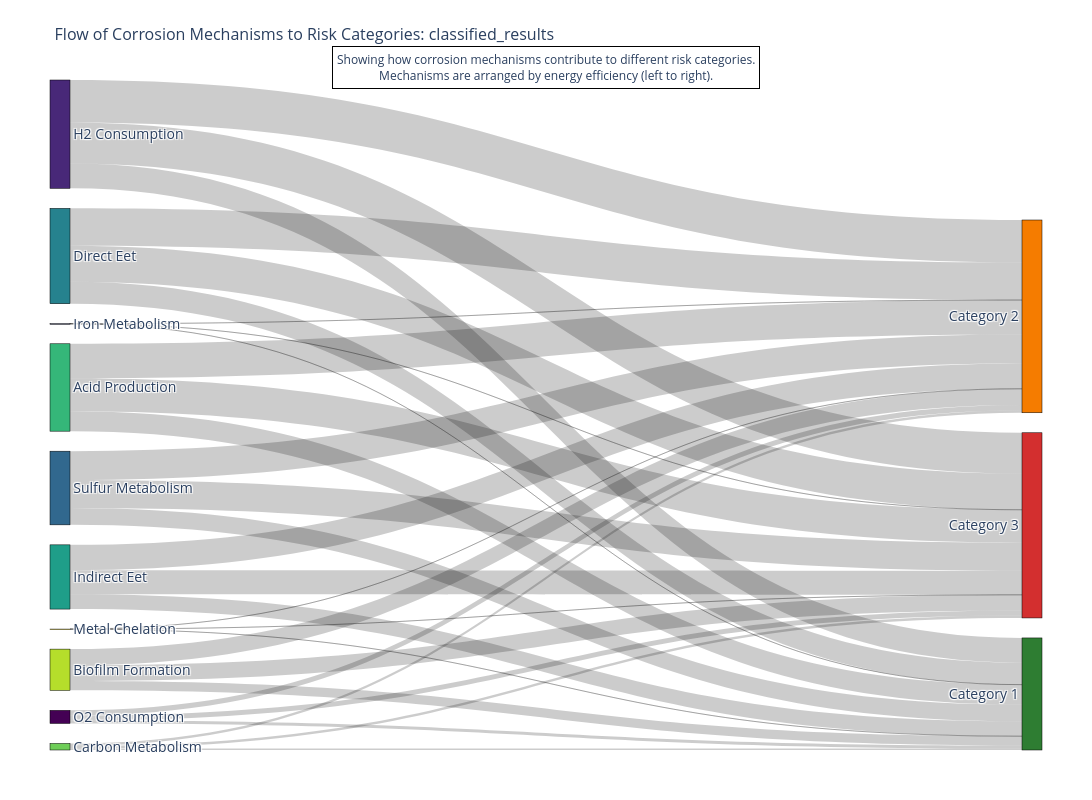
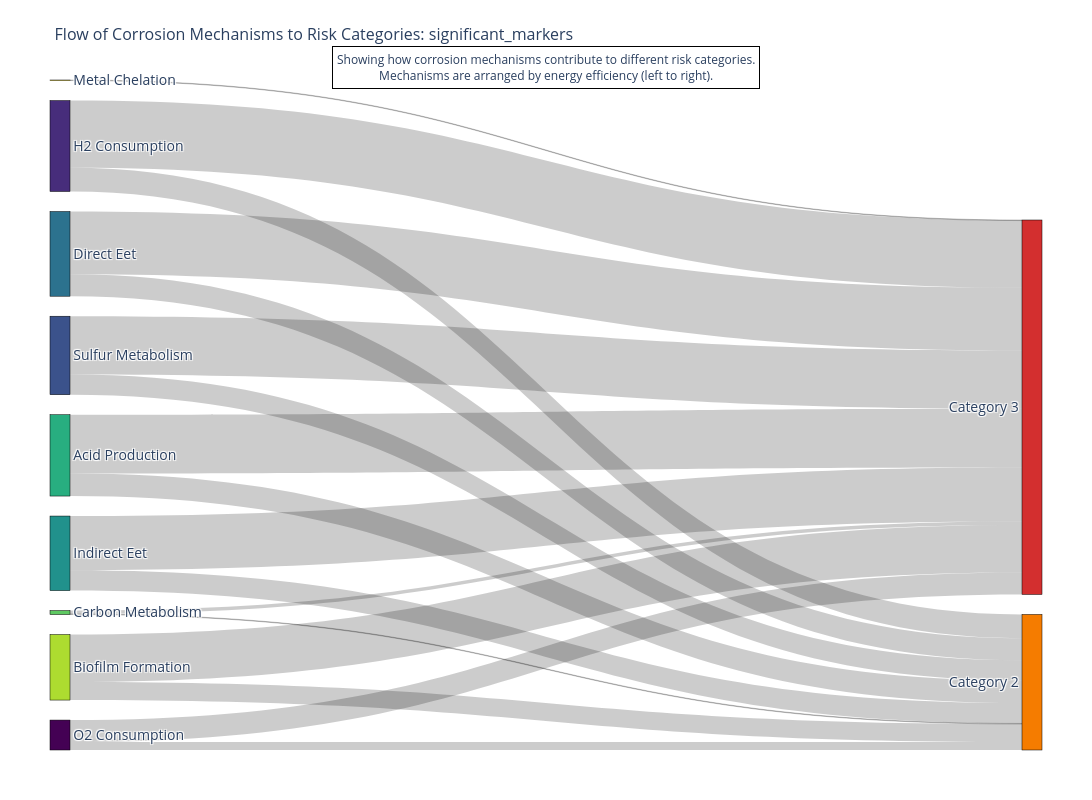

The code cell stored with these charts, in order, in its notebook:
### Code cell
fig = temporal_transition(classified_results, "classified_results")
fig.show()
plt.savefig("/home/beatriz/SharedFolder/Visualisations/sankey_9.png", dpi=300, bbox_inches='tight')
fig = temporal_transition(significant_markers, "significant_markers")
fig.show()
plt.savefig("/home/beatriz/SharedFolder/Visualisations/sankey_10.png", dpi=300, bbox_inches='tight')

### Figure 1 — Plotly figure (JSON) as saved in the notebook; plotly's stock layout.template omitted (floating-point values rounded to 4 significant figures)
{"data": [{"arrangement": "snap", "link": {"hovertemplate": "<b>%{source.label}</b> → <b>%{target.label}</b><br>Count: %{value}<extra></extra>", "source": [0, 0, 0, 1, 1, 1, 2, 2, 2, 3, 3, 3, 4, 4, 4, 5, 5, 5, 6, 6, 6, 7, 7, 7, 8, 8, 8, 9, 9, 9], "target": [10, 11, 12, 10, 11, 12, 10, 11, 12, 10, 11, 12, 10, 11, 12, 10, 11, 12, 10, 11, 12, 10, 11, 12, 10, 11, 12, 10, 11, 12], "value": [1125, 1953, 1911, 9466, 16241, 15590, 2, 7, 3, 6441, 10968, 10664, 8335, 14259, 13756, 5604, 9673, 9200, 7597, 13171, 12545, 559, 1000, 938, 3574, 6183, 5959, 2, 8, 7]}, "node": {"color": ["#440154", "#482878", "#3e4989", "#31688e", "#26828e", "#1f9e89", "#35b779", "#6ece58", "#b5de2b", "#fde725", "#2E7D32", "#F57C00", "#D32F2F"], "hovertemplate": "<b>%{label}</b><br>Count: %{value}<extra></extra>", "label": ["O2 Consumption", "H2 Consumption", "Iron Metabolism", "Sulfur Metabolism", "Direct Eet", "Indirect Eet", "Acid Production", "Carbon Metabolism", "Biofilm Formation", "Metal Chelation", "Category 1", "Category 2", "Category 3"], "line": {"color": "black", "width": 0.5}, "pad": 20, "thickness": 20}, "type": "sankey"}], "layout": {"annotations": [{"align": "center", "bgcolor": "rgba(255, 255, 255, 0.8)", "bordercolor": "black", "borderpad": 4, "borderwidth": 1, "font": {"size": 12}, "showarrow": false, "text": "Showing how corrosion mechanisms contribute to different risk categories.<br>Mechanisms are arranged by energy efficiency (left to right).", "x": 0.5, "xref": "paper", "y": 1.05, "yref": "paper"}], "font": {"size": 14}, "height": 800, "margin": {"b": 50, "l": 50, "r": 50, "t": 80}, "title": {"font": {"size": 16}, "text": "Flow of Corrosion Mechanisms to Risk Categories: classified_results"}, "width": 1200}}

### Figure 2 — Plotly figure (JSON) as saved in the notebook; plotly's stock layout.template omitted (floating-point values rounded to 4 significant figures)
{"data": [{"arrangement": "snap", "link": {"hovertemplate": "<b>%{source.label}</b> → <b>%{target.label}</b><br>Count: %{value}<extra></extra>", "source": [0, 0, 1, 1, 2, 2, 3, 3, 4, 4, 5, 5, 6, 6, 7, 7, 8], "target": [10, 11, 10, 11, 10, 11, 10, 11, 10, 11, 10, 11, 10, 11, 10, 11, 11], "value": [14, 39, 42, 119, 36, 103, 39, 111, 36, 96, 40, 104, 1, 6, 32, 84, 1]}, "node": {"color": ["#440154", "#472d7b", "#3b528b", "#2c728e", "#21918c", "#28ae80", "#5ec962", "#addc30", "#fde725", "#2E7D32", "#F57C00", "#D32F2F"], "hovertemplate": "<b>%{label}</b><br>Count: %{value}<extra></extra>", "label": ["O2 Consumption", "H2 Consumption", "Sulfur Metabolism", "Direct Eet", "Indirect Eet", "Acid Production", "Carbon Metabolism", "Biofilm Formation", "Metal Chelation", "Category 1", "Category 2", "Category 3"], "line": {"color": "black", "width": 0.5}, "pad": 20, "thickness": 20}, "type": "sankey"}], "layout": {"annotations": [{"align": "center", "bgcolor": "rgba(255, 255, 255, 0.8)", "bordercolor": "black", "borderpad": 4, "borderwidth": 1, "font": {"size": 12}, "showarrow": false, "text": "Showing how corrosion mechanisms contribute to different risk categories.<br>Mechanisms are arranged by energy efficiency (left to right).", "x": 0.5, "xref": "paper", "y": 1.05, "yref": "paper"}], "font": {"size": 14}, "height": 800, "margin": {"b": 50, "l": 50, "r": 50, "t": 80}, "title": {"font": {"size": 16}, "text": "Flow of Corrosion Mechanisms to Risk Categories: significant_markers"}, "width": 1200}}
